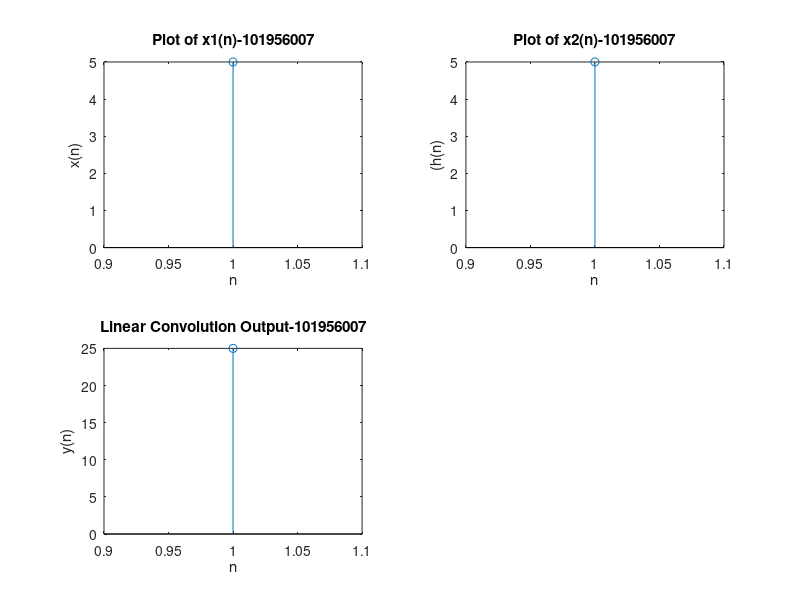

Recreate this plot in MATLAB.
clc; % clear screen
clear all; % clear work space
close all; % close all figure windows
xn = input('enter the first sequence x(n) = ');
hn = input('enter the second sequence h(n) = ');
l1 = length(xn); % length of first sequence
l2 = length(hn); % length of second sequence
N = l1+l2-1; % length of output
xn = [xn,zeros(1,l2-1)]; % add zeros to make length of xn and hn equal
hn = [hn,zeros(1,l1-1)]; % add zeros to make length of xn and hn equal
for n=0:N-1; %function for linear convolution in time domain
    y(n+1) = 0;
    for k=0:N-1;
        i = mod((n-k),N);
        if i<0
            i = i+N;
        end
        y(n+1) = y(n+1)+hn(k+1)*xn(i+1);
    end
end
disp('Linear Convolution using Circular Convolution = ');
disp(y); % display output
subplot(2,2,1); %Graphical display of first input sequence
stem(xn);
xlabel('n');
ylabel('x(n)');
title('Plot of x1(n)-101956007');
subplot(2,2,2); %Graphical display of second input sequence
stem(hn);
xlabel('n');
ylabel('(h(n)');
title('Plot of x2(n)-101956007');
subplot(2,2,3); %Graphical display of output sequence stem(y);
stem(y);
xlabel('n');
ylabel('y(n)');
title('Linear Convolution Output-101956007');